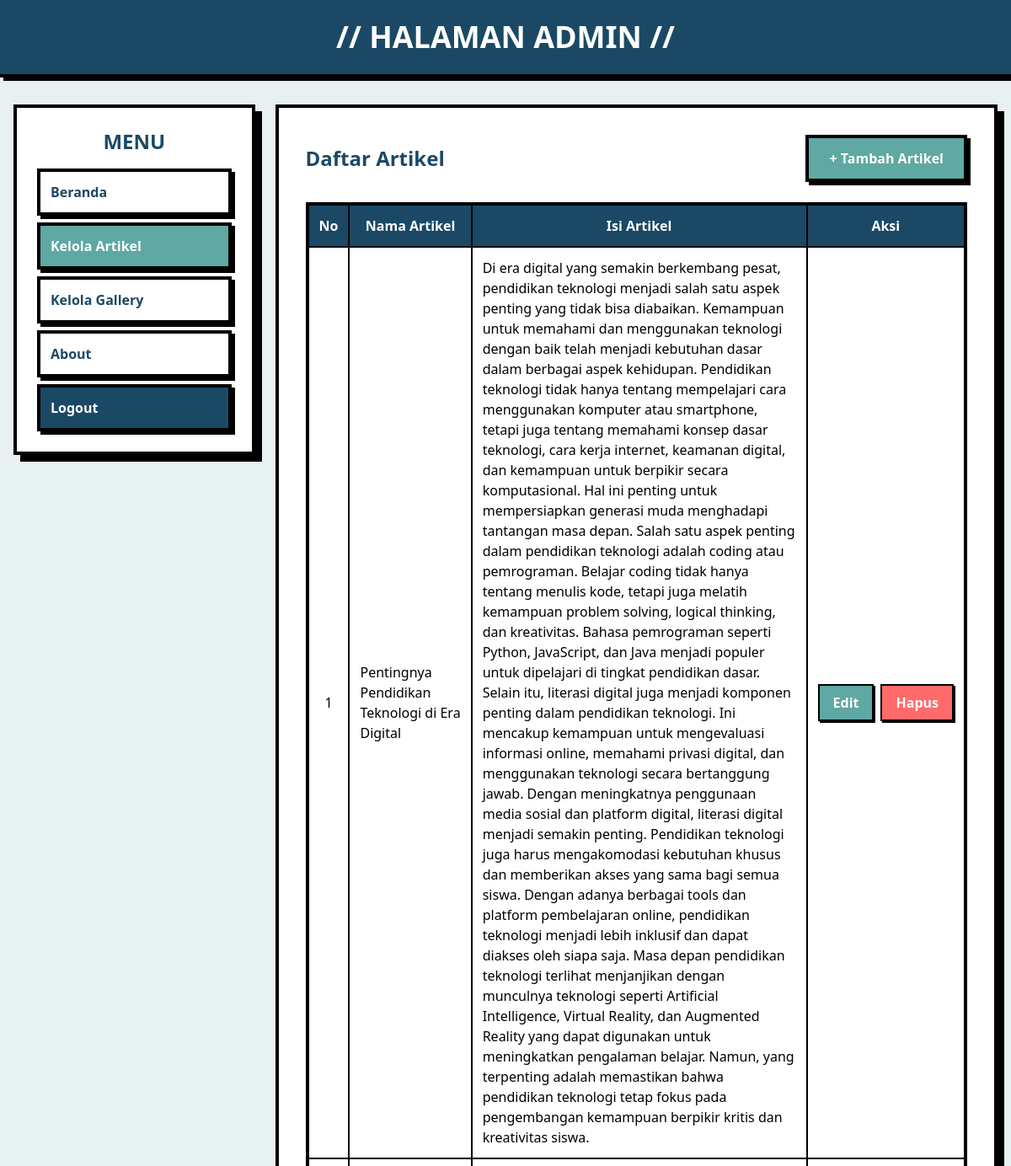
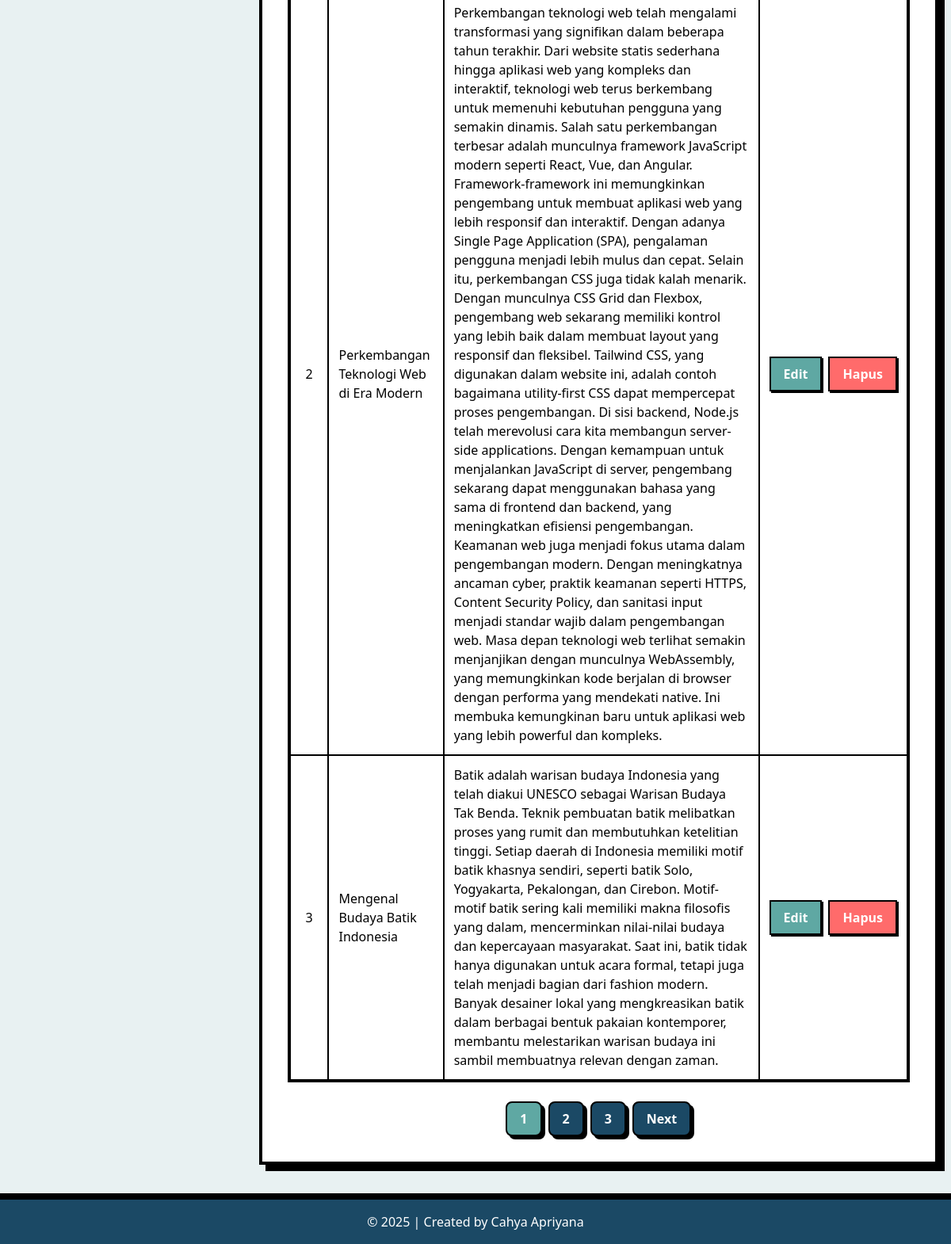
Page /admin/data_artikel.php (signed in) on the committed database (2 pictures, top to bottom).
### tables this page shows
CREATE TABLE `tbl_artikel` (
  `id_artikel` int(5) NOT NULL,
  `nama_artikel` text NOT NULL,
  `label` varchar(50) DEFAULT NULL,
  `isi_artikel` text NOT NULL
);

### admin/data_artikel.php (the view, shortened to what this page needs)
<?php
include('../koneksi.php');
$artikel_per_halaman = 3;
$halaman = isset($_GET['halaman']) ? (int)$_GET['halaman'] : 1;
$mulai = ($halaman - 1) * $artikel_per_halaman;
$sql_total = "SELECT COUNT(*) as total FROM tbl_artikel";
$query_total = mysqli_query($db, $sql_total);
$data_total = mysqli_fetch_array($query_total);
$total_artikel = $data_total['total'];
$total_halaman = ceil($total_artikel / $artikel_per_halaman);
$sql = "SELECT * FROM tbl_artikel ORDER BY id_artikel DESC LIMIT $mulai, $artikel_per_halaman";
$query = mysqli_query($db, $sql);
?>
<!DOCTYPE html>
<html lang="en">
<head>
    <link href="../src/output.css" rel="stylesheet">
</head>
<body class="bg-[#E8F1F2] min-h-screen">
    <header class="bg-[#1B4965] border-b-4 border-black shadow-[4px_4px_0px_0px_rgba(0,0,0,1)]">
        <div class="max-w-7xl mx-auto px-4 py-4 md:py-6">
            <h1 class="text-2xl md:text-4xl font-black text-white text-center">// HALAMAN ADMIN //</h1>
        </div>
    </header>
    <div class="flex flex-col lg:flex-row max-w-7xl mx-auto mt-4 md:mt-8 px-4 gap-4 md:gap-6">
        <aside class="w-full lg:w-1/4 bg-white border-4 border-black p-4 md:p-6 shadow-[8px_8px_0px_0px_rgba(0,0,0,1)] h-fit">
            <h2 class="text-xl md:text-2xl font-black text-[#1B4965] mb-4 text-center">MENU</h2>
            <ul class="space-y-2 text-gray-700">
                <li><a href="beranda_admin.php" class="block p-2 md:p-3 bg-white text-[#1B4965] font-bold border-4 border-black shadow-[4px_4px_0px_0px_rgba(0,0,0,1)] hover:translate-x-[3px] hover:translate-y-[3px] hover:shadow-none transition-all">Beranda</a></li>
                <li><a href="data_artikel.php" class="block p-2 md:p-3 bg-[#5FA8A3] text-white font-bold border-4 border-black shadow-[4px_4px_0px_0px_rgba(0,0,0,1)] hover:translate-x-[3px] hover:translate-y-[3px] hover:shadow-none transition-all">Kelola Artikel</a></li>
                <li><a href="data_gallery.php" class="block p-2 md:p-3 bg-white text-[#1B4965] font-bold border-4 border-black shadow-[4px_4px_0px_0px_rgba(0,0,0,1)] hover:translate-x-[3px] hover:translate-y-[3px] hover:shadow-none transition-all">Kelola Gallery</a></li>
                <li><a href="about.php" class="block p-2 md:p-3 bg-white text-[#1B4965] font-bold border-4 border-black shadow-[4px_4px_0px_0px_rgba(0,0,0,1)] hover:translate-x-[3px] hover:translate-y-[3px] hover:shadow-none transition-all">About</a></li>
                <li><a href="logout.php" onclick="return confirm('Apakah anda yakin ingin keluar?');" class="block p-2 md:p-3 bg-[#1B4965] text-white font-bold border-4 border-black shadow-[4px_4px_0px_0px_rgba(0,0,0,1)] hover:translate-x-[3px] hover:translate-y-[3px] hover:shadow-none transition-all">Logout</a></li>
            </ul>
        </aside>
        <main class="w-full lg:w-3/4 bg-white border-4 border-black p-4 md:p-8 shadow-[8px_8px_0px_0px_rgba(0,0,0,1)]">
            <div class="flex flex-col sm:flex-row justify-between items-center gap-4 mb-6">
                <h2 class="text-xl md:text-2xl font-black text-[#1B4965]">Daftar Artikel</h2>
                <a href="add_artikel.php" class="w-full sm:w-auto bg-[#5FA8A3] text-white font-bold py-2 md:py-3 px-4 md:px-6 border-4 border-black shadow-[4px_4px_0px_0px_rgba(0,0,0,1)] hover:translate-x-[3px] hover:translate-y-[3px] hover:shadow-none transition-all text-center">
                    + Tambah Artikel
                </a>
            </div>
            <div class="overflow-x-auto">
                <table class="min-w-full border-4 border-black">
                    <thead class="bg-[#1B4965] text-white">
                        <tr>
                            <th class="p-2 md:p-3 border-2 border-black text-sm md:text-base">No</th>
                            <th class="p-2 md:p-3 border-2 border-black text-sm md:text-base">Nama Artikel</th>
                            <th class="p-2 md:p-3 border-2 border-black text-sm md:text-base">Isi Artikel</th>
                            <th class="p-2 md:p-3 border-2 border-black text-sm md:text-base">Aksi</th>
                        </tr>
                    </thead>
                    <tbody>
                        <?php
                        $no = $mulai + 1;
                        while ($data = mysqli_fetch_array($query)) {
                            echo "<tr class='hover:bg-[#E8F1F2] transition-colors'>";
                            echo "<td class='border-2 border-black p-2 md:p-3 text-center text-sm md:text-base'>" . $no++ . "</td>";
                            echo "<td class='border-2 border-black p-2 md:p-3 text-sm md:text-base'>" . htmlspecialchars($data['nama_artikel']) . "</td>";
                            echo "<td class='border-2 border-black p-2 md:p-3 text-sm md:text-base'>" . htmlspecialchars($data['isi_artikel']) . "</td>";
                            echo "<td class='border-2 border-black p-2 md:p-3 text-center text-sm md:text-base'>\n";
                            echo "  <div class='flex flex-row justify-center items-center gap-2'>\n";
                            echo "    <a href='edit_artikel.php?id_artikel={$data['id_artikel']}' class='bg-[#5FA8A3] text-white font-bold py-1 md:py-2 px-2 md:px-4 border-2 border-black shadow-[2px_2px_0px_0px_rgba(0,0,0,1)] hover:translate-x-[2px] hover:translate-y-[2px] hover:shadow-none transition-all'>Edit</a>\n";
                            echo "    <a href='delete_artikel.php?id_artikel={$data['id_artikel']}' onclick='return confirm(\"Yakin ingin menghapus?\")' class='bg-[#FF6B6B] text-white font-bold py-1 md:py-2 px-2 md:px-4 border-2 border-black shadow-[2px_2px_0px_0px_rgba(0,0,0,1)] hover:translate-x-[2px] hover:translate-y-[2px] hover:shadow-none transition-all'>Hapus</a>\n";
                            echo "  </div>\n";
                            echo "</td>";
                            echo "</tr>";
                        }
                        ?>
                    </tbody>
                </table>
            </div>
            <?php if($total_halaman > 1): ?>
            <div class="flex justify-center items-center space-x-2 mt-6">
                <?php for($i = 1; $i <= $total_halaman; $i++): ?>
                    <?php if($i == $halaman): ?>
                        <span class="bg-[#5FA8A3] text-white px-4 py-2 rounded-lg border-2 border-black shadow-[4px_4px_0px_0px_rgba(0,0,0,1)] font-bold"><?php echo $i; ?></span>
                    <?php else: ?>
                        <a href="?halaman=<?php echo $i; ?>" class="bg-[#1B4965] text-white px-4 py-2 rounded-lg border-2 border-black shadow-[4px_4px_0px_0px_rgba(0,0,0,1)] hover:shadow-[6px_6px_0px_0px_rgba(0,0,0,1)] hover:translate-x-[2px] hover:translate-y-[2px] transition-all duration-200 font-bold"><?php echo $i; ?></a>
                    <?php endif; ?>
                <?php endfor; ?>
                <?php if($halaman < $total_halaman): ?>
                    <a href="?halaman=<?php echo $halaman + 1; ?>" class="bg-[#1B4965] text-white px-4 py-2 rounded-lg border-2 border-black shadow-[4px_4px_0px_0px_rgba(0,0,0,1)] hover:shadow-[6px_6px_0px_0px_rgba(0,0,0,1)] hover:translate-x-[2px] hover:translate-y-[2px] transition-all duration-200 font-bold">Next</a>
                <?php endif; ?>
            </div>
            <?php endif; ?>
        </main>
    </div>
    <footer class="bg-[#1B4965] border-t-4 border-black text-white text-center py-3 md:py-4 mt-6 md:mt-10 shadow-[0_-4px_0px_0px_rgba(0,0,0,1)]">
        &copy; <?php echo date('Y'); ?> | Created by Cahya Apriyana
    </footer>
</body>
</html>

### rows in the picture
tbl_artikel: nama_artikel "Pentingnya Pendidikan Teknologi di Era Digital", isi_artikel "Di era digital yang semakin berkembang pesat, pendidikan teknologi menjadi salah satu aspek penting yang tidak bisa diabaikan. Kemampuan untuk memahami dan menggunakan teknologi dengan baik telah menjadi kebutuhan dasar dalam berbagai aspek kehidupan. Pendidikan teknologi tidak hanya tentang mempelajari cara menggunakan komputer atau smartphone, tetapi juga tentang memahami konsep dasar teknologi, cara kerja internet, keamanan digital, dan kemampuan untuk berpikir secara komputasional. Hal ini penting untuk mempersiapkan generasi muda menghadapi tantangan masa depan. Salah satu aspek penting dalam pendidikan teknologi adalah coding atau pemrograman. Belajar coding tidak hanya tentang…"
tbl_artikel: nama_artikel "Perkembangan Teknologi Web di Era Modern", isi_artikel "Perkembangan teknologi web telah mengalami transformasi yang signifikan dalam beberapa tahun terakhir. Dari website statis sederhana hingga aplikasi web yang kompleks dan interaktif, teknologi web terus berkembang untuk memenuhi kebutuhan pengguna yang semakin dinamis. Salah satu perkembangan terbesar adalah munculnya framework JavaScript modern seperti React, Vue, dan Angular. Framework-framework ini memungkinkan pengembang untuk membuat aplikasi web yang lebih responsif dan interaktif. Dengan adanya Single Page Application (SPA), pengalaman pengguna menjadi lebih mulus dan cepat. Selain itu, perkembangan CSS juga tidak kalah menarik. Dengan munculnya CSS Grid dan Flexbox, pengembang web…"
tbl_artikel: nama_artikel "Mengenal Budaya Batik Indonesia", isi_artikel "Batik adalah warisan budaya Indonesia yang telah diakui UNESCO sebagai Warisan Budaya Tak Benda. Teknik pembuatan batik melibatkan proses yang rumit dan membutuhkan ketelitian tinggi. Setiap daerah di Indonesia memiliki motif batik khasnya sendiri, seperti batik Solo, Yogyakarta, Pekalongan, dan Cirebon. Motif-motif batik sering kali memiliki makna filosofis yang dalam, mencerminkan nilai-nilai budaya dan kepercayaan masyarakat. Saat ini, batik tidak hanya digunakan untuk acara formal, tetapi juga telah menjadi bagian dari fashion modern. Banyak desainer lokal yang mengkreasikan batik dalam berbagai bentuk pakaian kontemporer, membantu melestarikan warisan budaya ini sambil membuatnya…"
